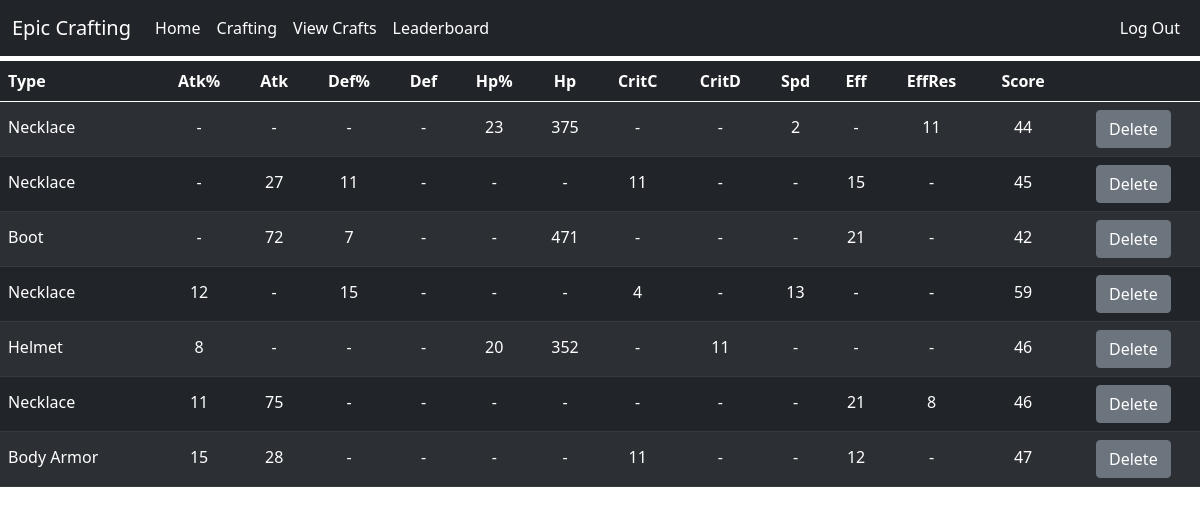
The page /crafts (signed in) on the database its author committed.
### website/models.py (models this page shows, shortened)
class EquipDB(db.Model):
    id   = db.Column('id', db.Integer, primary_key=True)
    type = db.Column('Type', db.String(20))
    atkP = db.Column('Atk%', db.Integer, default=0)
    atkF = db.Column('Atk', db.Integer, default=0)
    defP = db.Column('Def%', db.Integer, default=0)
    defF = db.Column('Def', db.Integer, default=0)
    hpP  = db.Column('Hp%', db.Integer, default=0)
    hpF  = db.Column('Hp', db.Integer, default=0)
    criC = db.Column('CritC', db.Integer, default=0)
    criD = db.Column('CritD', db.Integer, default=0)
    spd  = db.Column('Spd', db.Integer, default=0)
    eff  = db.Column('Eff', db.Integer, default=0)
    effR = db.Column('EffRes', db.Integer, default=0)
    gs   = db.Column('Score', db.Integer, default=0)
    userName = db.Column(db.String(20), db.ForeignKey('user.name'))
    date = db.Column(db.DateTime)

### website/views.py (the view, shortened to what this page needs)
@views.route('/crafts', methods=["POST", "GET"])
@login_required
def crafts():
    saved_equips = EquipDB.query.filter_by(userName=current_user.name)
    ordered_equips = []
    return render_template("crafts.html", saved_equips=saved_equips, user=current_user)

### website/__init__.py (called while the page is built)
def create_app():
    app = Flask(__name__)
    app.config['SECRET_KEY'] = 'very-epic'
    app.config['SQLALCHEMY_DATABASE_URI'] = f'sqlite:///{DB_NAME}'
    app.config['SQLALCHEMY_TRACK_MODIFICATIONS'] = False
    db.init_app(app)
    from .views import views
    app.register_blueprint(views, url_prefix='/')
    from .models import EquipDB, User
    create_database(app)
    loginManager = LoginManager()
    loginManager.login_view = 'views.login'
    loginManager.init_app(app)
    @loginManager.user_loader
    def loadUser(id):
        return User.query.get(int(id))
    return app

### website/templates/crafts.html (shortened to what this page needs)
{% extends "base.html" %}
{% block head %}
<link rel="stylesheet" href="{{ url_for('static', filename='crafts.css') }}">
{% endblock %}
{% block content%}
<table class='table table-hover table-striped table-dark' id='craftTable'>
    <thead>
        <tr>
            <th class='typecol' onclick="colSort('type')">Type</th>
            <th scope="col" onclick="colSort('atkP')">Atk%</th>
            <th scope="col" onclick="colSort('atkF')">Atk</th>
            <th scope="col" onclick="colSort('defP')">Def%</th>
            <th scope="col" onclick="colSort('defF')">Def</th>
            <th scope="col" onclick="colSort('hpP')" >Hp%</th>
            <th scope="col" onclick="colSort('hpF')" >Hp</th>
            <th scope="col" onclick="colSort('criC')">CritC</th>
            <th scope="col" onclick="colSort('criD')">CritD</th>
            <th scope="col" onclick="colSort('spd')" >Spd</th>
            <th scope="col" onclick="colSort('eff')" >Eff</th>
            <th scope="col" onclick="colSort('effR')">EffRes</th>
            <th scope="col" onclick="colSort('gs')">Score</th>
            <th>&nbsp;</th>
        </tr>
    </thead>
    <tbody>
        {% for equip in saved_equips %}
        <tr id="{{ equip.id }}">
            <td class="typecol">{{ equip.type }}</th>
            {% if equip.atkP %}
                <td>{{ equip.atkP }}</th>
            {% else %}
                <td>-</td>
            {% endif %}
            {% if equip.atkF %}
                <td>{{ equip.atkF }}</th>
            {% else %}
                <td>-</td>
            {% endif %}
            {% if equip.defP %}
                <td>{{ equip.defP }}</th>
            {% else %}
                <td>-</td>
            {% endif %}
            {% if equip.defF %}
                <td>{{ equip.defF }}</th>
            {% else %}
                <td>-</td>
            {% endif %}
            {% if equip.hpP %}
                <td>{{ equip.hpP }}</th>
            {% else %}
                <td>-</td>
            {% endif %}
            {% if equip.hpF %}
                <td>{{ equip.hpF }}</th>
            {% else %}
                <td>-</td>
            {% endif %}
            {% if equip.criC%}
                <td>{{ equip.criC }}</th>
            {% else %}
                <td>-</td>
            {% endif %}
            {% if equip.criD %}
                <td>{{ equip.criD }}</th>
            {% else %}
                <td>-</td>
            {% endif %}
            {% if equip.spd %}
                <td>{{ equip.spd }}</th>
            {% else %}
                <td>-</td>
            {% endif %}
            {% if equip.eff %}
                <td>{{ equip.eff }}</th>
            {% else %}
                <td>-</td>
            {% endif %}
            {% if equip.effR %}
                <td>{{ equip.effR }}</th>
            {% else %}
                <td>-</td>
            {% endif %}
            <td>{{ equip.gs }}</td>
            <td><button type="button" class="btn btn-secondary" onclick="remove('{{equip.id}}')">Delete</button></td>
        </tr>
        {% endfor %}
    </tbody>
</table>
{% endblock %}

### website/static/crafts.css (style rules this page uses)
table { overflow: scroll; margin-top: 5px; }
td, th { text-align: center; vertical-align: center; }
td { vertical-align: baseline; }
.typecol { text-align: left; margin-left: 10px; }
.table-dark { --bs-table-bg: #212529; --bs-table-striped-bg: #2c3034; --bs-table-striped-color: #fff; --bs-table-active-bg: #373b3e; --bs-table-active-color: #fff; --bs-table-hover-bg: #28422f; --bs-table-hover-color: #fff; color: #fff; border-color: #373b3e; }

### rows shown on the page
EquipDB: type "Necklace", hpP "23", hpF "375", spd "2", effR "11", gs "44"
EquipDB: type "Necklace", atkF "27", defP "11", criC "11", eff "15", gs "45"
EquipDB: type "Boot", atkF "72", defP "7", hpF "471", eff "21", gs "42"
EquipDB: type "Necklace", atkP "12", defP "15", criC "4", spd "13", gs "59"
EquipDB: type "Helmet", atkP "8", hpP "20", hpF "352", criD "11", gs "46"
EquipDB: type "Necklace", atkP "11", atkF "75", eff "21", effR "8", gs "46"
EquipDB: type "Body Armor", atkP "15", atkF "28", criC "11", eff "12", gs "47"
